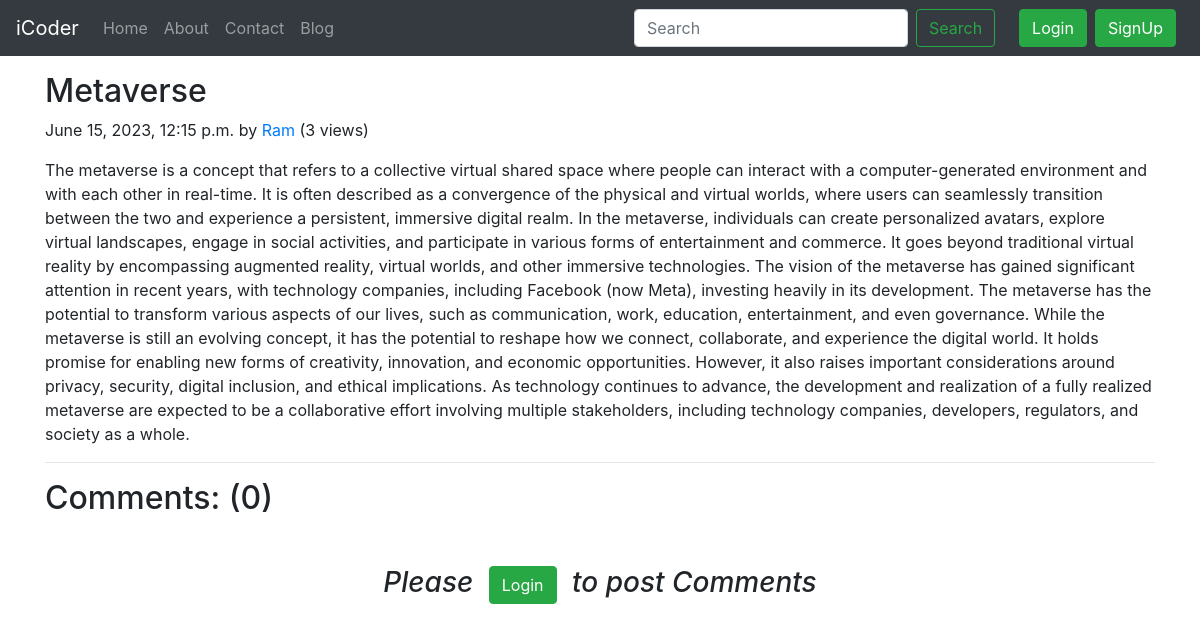
The app's page /blog/metaverse with its own data.
### blog/models.py (models this page shows, shortened)
class Post(models.Model):
    sno = models.AutoField(primary_key=True)
    title = models.CharField(max_length=255)
    content = models.TextField(default='')
    author = models.CharField(max_length=255)
    slug = models.CharField(max_length=130)
    views= models.IntegerField(default=0)
    timeStamp = models.DateTimeField(blank=True)

### blog/views.py (the view)
# urls.py: path('<str:slug>', views.blogPost, name='blogPost')
def blogPost(request, slug):
    post=Post.objects.filter(slug=slug).first()
    post.views += 1
    post.save()
    comments= BlogComment.objects.filter(post=post)
    context={'post':post, 'comments': comments, 'user':request.user}
    return render(request, "blog/blogpost.html", context)

### templates/blog/blogpost.html (shortened to what this page needs)
{% extends 'base.html' %}
{% block body %}
{% load humanize %}
<div class="container my-3 ">
    <div class="blog-post">
        <h2 class="blog-post-title">{{post.title}}</h2>
        <p class="blog-post-meta">{{post.timeStamp}} by <a href="/about">{{post.author}}</a>
        (<span >{{post.views}} views</span>)</p>
        <p>{{post.content}}</p>
        <hr>
    </div>
    <h2> Comments: ({{comments.count}})</h2>
    <div class="my-2">
        {% if user.is_authenticated %}
        <form action="/blog/blogComment" method="post">
            {% csrf_token %}
            <div class="form-group">
                <label for="exampleInputEmail1">Post Comment </label>
                <input type="text" class="form-control" name="comment" placeholder="Enter comment here">
            </div>
            <input type="hidden" name="postSno" value="{{post.sno}}">
            <button type="submit" class="btn btn-primary">Submit</button>
        </form>
        {% else %}
        <div class="d-flex justify-content-center align-items-center m-5">
            <h3><i>Please <button type="button" class="btn btn-success mx-2" data-toggle="modal"
                        data-target="#loginModal">
                        Login
                    </button> to post Comments</i></h3>
        </div>
        {% endif %}
    </div>
</div>
{% endblock %}

### records on screen
Post: title "Metaverse", timeStamp "June 15, 2023, 12:15 p.m.", author "Ram", views "3", content "The metaverse is a concept that refers to a collective virtual shared space where people can interact with a computer-generated environment and with each other in real-time. It is often described as a convergence of the physical and virtual worlds, where users can seamlessly transition between the two and experience a persistent, immersive digital realm. In the metaverse, individuals can create personalized avatars, explore virtual landscapes, engage in social activities, and participate in various forms of entertainment and commerce. It goes beyond traditional virtual reality by encompassing augmented reality, virtual worlds, and other immersive technologies. The vision of the metaverse…"

### other values on screen
{{ comments.count }} "0"
